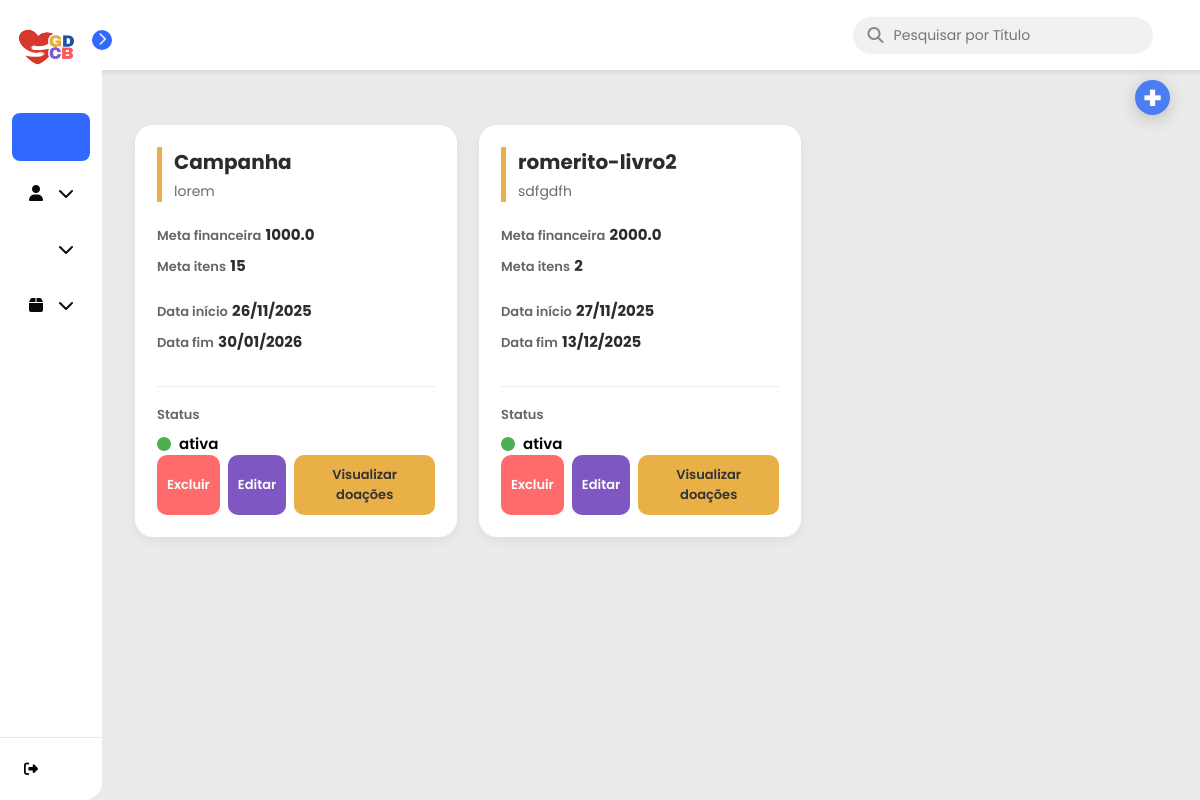
Screenshot of /campanhas/ativas (signed in) with the database file from the repository.
### models.py (models this page shows)
class Campanha(SQLModel, table=True):
    __tablename__ = "campanhas"
    id: Optional[int] = Field(default=None, primary_key=True)
    titulo: str
    descricao: str
    meta_financeira: float | None = None
    meta_itens: int | None = None
    data_inicio: Optional[date]
    data_fim: Optional[date]
    status: str
    data_criacao: date = Field(default_factory=date.today)
    categoria_id: Optional[int] = Field(default=None, foreign_key="categorias.id")
    admin_id: int = Field(foreign_key="admin.id")
    admin: Optional["Admin"] = Relationship(back_populates="campanhas")
    doacoes: List["Doacao"] = Relationship(back_populates="campanha")
    relatorios: List["Relatorio"] = Relationship(back_populates="campanha")

### controllers/campanhas.py (the view)
@router.get("/ativas", response_class=HTMLResponse)
def listar_campanhas_ativas(
    request: Request,
    session: Session = Depends(get_session),
    user: dict = Depends(get_current_user)
):
    campanhas = session.exec(
        select(Campanha).where(
            Campanha.status.ilike("ativa"),
            Campanha.admin_id == user["id"]
        )
    ).all()
    return templates.TemplateResponse("card_campanha.html", {"request": request, "campanhas": campanhas})

### templates/card_campanha.html (shortened to what this page needs)
{% extends 'base.html' %}
{% block head %}
    <link rel="stylesheet" href="{{ url_for('static', path='/card_campanha.css') }}">
    <link rel="stylesheet" href="{{ url_for('static', path='/cadastro_campanha.css') }}">
{% endblock %}
{% block content %}
    <div class="top-actions" style="margin-bottom: 20px;">
        <button id="openModalBtn" class="btn-add" style="padding: 10px 15px; cursor: pointer;">
            +
        </button>
    </div>
    <div class="cards-container">
        {% for campanha in campanhas %}
            <div class="card-campanha">
                <div class="card-header">
                    <h3 class="campanha-titulo">{{ campanha.titulo }}</h3>
                    <p class="campanha-descricao">{{ campanha.descricao }}</p>
                </div>
                <div class="card-body">
                    <div class="info-bloco metas">
                        <div class="info-item">
                            <span class="label">Meta financeira</span>
                            <span class="valor">{{ campanha.meta_financeira }}</span>
                        </div>
                        <div class="info-item">
                            <span class="label">Meta itens</span>
                            <span class="valor">{{ campanha.meta_itens }}</span>
                        </div>
                    </div>
                    <div class="info-bloco datas">
                        <div class="info-item">
                            <span class="label">Data início</span>
                            <span class="valor-data">{{ campanha.data_inicio.strftime('%d/%m/%Y') if campanha.data_inicio else '-' }}</span>
                        </div>
                        <div class="info-item">
                            <span class="label">Data fim</span>
                            <span class="valor-data">{{ campanha.data_fim.strftime('%d/%m/%Y') if campanha.data_fim else '-' }}</span>
                        </div>
                    </div>
                    <div class="info-bloco status-row">
                        <span class="label">Status</span>
                        <div class="status-display">
                            <div class="status-indicator {{ campanha.status | lower }}"></div>
                            <span class="status-texto">{{ campanha.status }}</span>
                        </div>
                    </div>
                </div>
                <div class="card-footer">
                    <form action="/campanhas/deletar/{{ campanha.id }}" method="post" style="display: inline;">
                        <button type="submit" class="btn btn-excluir" onclick="return confirm('Tem certeza que deseja EXCLUIR a campanha {{ campanha.titulo }}?')">
                            Excluir
                        </button>
                    </form>
                    <button
                        class="btn btn-editar"
                        onclick="openEditModal(
                            {{ campanha.id }},
                            '{{ campanha.titulo }}',
                            '{{ campanha.descricao }}',
                            {{ campanha.meta_financeira }},
                            {{ campanha.meta_itens }},
                            '{{ campanha.data_inicio.strftime('%Y-%m-%d') if campanha.data_inicio else '' }}',
                            '{{ campanha.data_fim.strftime('%Y-%m-%d') if campanha.data_fim else '' }}',
                            '{{ campanha.status }}'
                        )">
                        Editar
                    </button>
                    <button class="btn btn-visualizar"
                        onclick="window.location.href='/campanhas/{{ campanha.id }}/doacoes'">
                        Visualizar doações
                    </button>
                </div>
            </div>
        {% endfor %}
    </div>
{% endblock %}

### static/base.css (style rules this page uses)
* { margin: 0; padding: 0; box-sizing: border-box; font-family: 'Poppins', sans-serif; }
body { display: flex; min-height: 100vh; background-color: #ebebeb; }

### static/card_campanha.css (style rules this page uses)
.top-actions { position: fixed; top: 80px; right: 30px; z-index: 999; margin-bottom: 20px; }
.btn-add { width: 35px; height: 35px; display: flex; align-items: center; justify-content: center; background-color: #4a7df2; color: #fff; border: none; border-radius: 50%; font-size: 32px; font-weight: 700; cursor: pointer; transition: transform .2s ease, background .2s ease; box-shadow: 0px 4px 18px rgba(0,0,0,0.20); }
.cards-container { display: grid; grid-template-columns: repeat(auto-fill, minmax(300px, 1fr)); gap: 22px; padding: 25px; }
.card-campanha { background: #ffffff; border-radius: 18px; padding: 22px; display: flex; flex-direction: column; min-height: 330px; box-shadow: 0 4px 14px rgba(0, 0, 0, 0.06); transition: transform .15s ease, box-shadow .2s ease; }
.card-header { border-left: 5px solid #E8B047; padding-left: 12px; margin-bottom: 20px; }
.campanha-titulo { font-size: 20px; font-weight: 700; margin: 0; color: #2c2c2c; }
.campanha-descricao { font-size: 14px; color: #6d6d6d; margin-top: 4px; }
.card-body { display: flex; flex-direction: column; gap: 14px; }
.info-item { margin-bottom: 6px; }
.label { font-size: 13px; font-weight: 600; color: #666; }
.valor, .valor-data { font-size: 15px; font-weight: 700; color: #2c2c2c; }
.status-row { margin-top: 12px; padding-top: 14px; border-top: 1px solid #eee; }
.status-display { display: flex; align-items: center; gap: 8px; margin-top: 6px; }
.status-indicator { width: 14px; height: 14px; border-radius: 50%; }
.status-indicator.ativa { background: #4CAF50; }
.status-texto { font-size: 15px; font-weight: 600; }
.card-footer { margin-top: auto; display: flex; justify-content: space-between; gap: 8px; }
.btn { padding: 10px 10px; border: none; border-radius: 10px; font-size: 13px; font-weight: 600; cursor: pointer; transition: background .2s ease, transform .15s ease; }
.btn-excluir { background: #ff6b6b; color: #fff; height: 60px; }
.btn-editar { background: #7e57c2; color: #fff; }
.btn-visualizar { background: #e8b047; color: #333; }

### rows the page displays
Campanha: titulo "Campanha", descricao "lorem", meta_financeira "1000.0", meta_itens "15", data_inicio "26/11/2025", data_fim "30/01/2026", status "ativa"
Campanha: titulo "romerito-livro2", descricao "sdfgdfh", meta_financeira "2000.0", meta_itens "2", data_inicio "27/11/2025", data_fim "13/12/2025", status "ativa"
